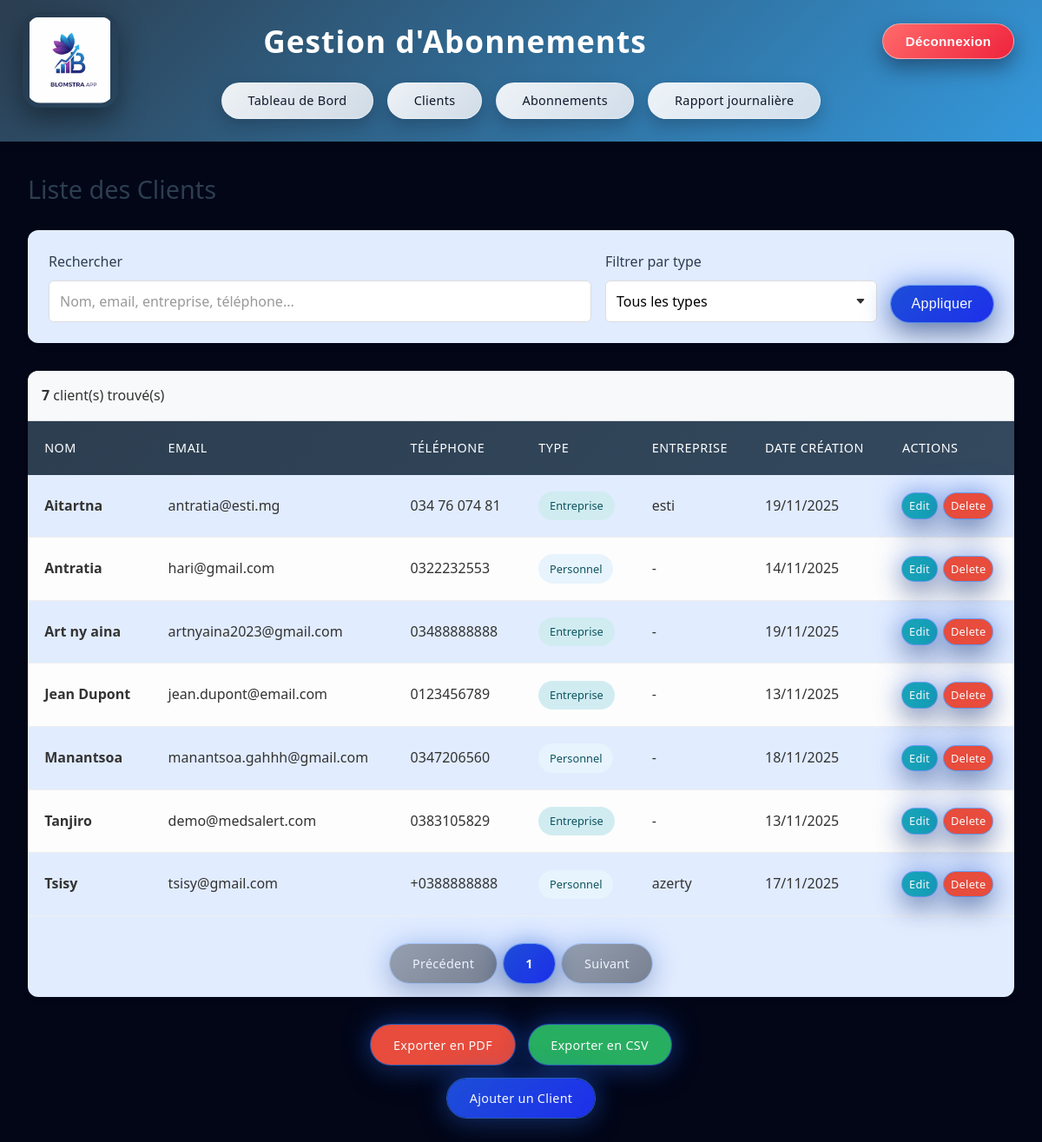
Screenshot of /clients/ (signed in) with the database file from the repository.
### subscriptions/models.py (models this page shows, shortened)
class Client(models.Model):
    TYPE_CHOICES = [
        ('personnel', 'Personnel'),
        ('entreprise', 'Entreprise'),
    ]
    user = models.OneToOneField(User, null=True, blank=True, on_delete=models.SET_NULL, related_name='client')
    nom = models.CharField(max_length=100)
    email = models.EmailField()
    telephone = models.CharField(max_length=20, blank=True)
    type_client = models.CharField(max_length=20, choices=TYPE_CHOICES)
    nom_entreprise = models.CharField(max_length=100, blank=True)
    adresse = models.TextField(blank=True)
    date_creation = models.DateTimeField(auto_now_add=True)
    date_modification = models.DateTimeField(auto_now=True)
    class Meta:
        verbose_name = "Client"
        verbose_name_plural = "Clients"

### subscriptions/views.py (the view, shortened to what this page needs)
# urls.py: path('clients/', login_required(views.client_list), name='client_list'),
@login_required
def client_list(request):
    clients_qs = Client.objects.all().order_by('nom')
    query = request.GET.get('q')
    type_filter = request.GET.get('type')
    if type_filter:
        clients_qs = clients_qs.filter(type_client=type_filter)
    paginator = Paginator(clients_qs, 20)  # 20 éléments par page
    page = request.GET.get('page')
    try:
        clients_page = paginator.page(page)
    except PageNotAnInteger:
        clients_page = paginator.page(1)
    except EmptyPage:
        clients_page = paginator.page(paginator.num_pages)
    params = request.GET.copy()
    if 'page' in params:
        params.pop('page')
    params = params.urlencode()
    context = {
        'clients': clients_page,
        'query': query or '',
        'type_filter': type_filter or '',
        'params': params,
    }
    return render(request, 'subscriptions/client_list.html', context)

### templates/subscriptions/client_list.html (shortened to what this page needs)
{% extends 'subscriptions/base.html' %}
{% block content %}
<h2>Liste des Clients</h2>
<div class="table-container" style="margin-bottom: 2rem; padding: 1.5rem;">
    <form method="get" style="display: grid; grid-template-columns: 2fr 1fr auto; gap: 1rem; align-items: end;">
        <div>
            <label for="search" style="display: block; margin-bottom: 0.5rem; font-weight: 500; color: #2c3e50;">
                Rechercher
            </label>
            <input
                type="text"
                name="q"
                id="search"
                value="{{ query }}"
                placeholder="Nom, email, entreprise, téléphone..."
                class="form-control"
            >
        </div>
        <div>
            <label for="type-filter" style="display: block; margin-bottom: 0.5rem; font-weight: 500; color: #2c3e50;">
                Filtrer par type
            </label>
            <select name="type" id="type-filter" class="form-control">
                <option value="">Tous les types</option>
            </select>
        </div>
        <div>
            <button type="submit" class="btn" style="margin-bottom: 0;">
                Appliquer
            </button>
        </div>
    </form>
</div>
{% if clients %}
<div class="table-container">
    <div style="padding: 1rem; background: #f8f9fa; border-bottom: 1px solid #dee2e6;">
        <strong>{{ clients.paginator.count }}</strong> client(s) trouvé(s)
    </div>
    <table>
        <thead>
            <tr>
                <th>Nom</th>
                <th>Email</th>
                <th>Téléphone</th>
                <th>Type</th>
                <th>Entreprise</th>
                <th>Date Création</th>
                <th>Actions</th>
            </tr>
        </thead>
        <tbody>
            {% for client in clients %}
            <tr>
                <td>
                    <strong>{{ client.nom }}</strong>
                </td>
                <td>{{ client.email }}</td>
                <td>{{ client.telephone|default:"-" }}</td>
                <td>
                    <span class="badge {% if client.type_client == 'entreprise' %}badge-entreprise{% else %}badge-personnel{% endif %}">
                        {{ client.get_type_client_display }}
                    </span>
                </td>
                <td>{{ client.nom_entreprise|default:"-" }}</td>
                <td>{{ client.date_creation|date:"d/m/Y" }}</td>
                <td>
                    <div style="display: flex; gap: 0.5rem; flex-wrap: wrap;">
                        <a href="{% url 'subscriptions:client_edit' client.pk %}"
                           class="btn"
                           style="padding: 0.25rem 0.5rem; font-size: 0.8rem; background: #17a2b8;">
                            Edit
                        </a>
                        <a href="{% url 'subscriptions:client_delete' client.pk %}"
                           class="btn btn-secondary"
                           style="padding: 0.25rem 0.5rem; font-size: 0.8rem; background: #e74c3c;">
                            Delete
                        </a>
                    </div>
                </td>
            </tr>
            {% endfor %}
        </tbody>
    </table>
    <div style="padding: 1rem; display:flex; justify-content:center; gap: 0.5rem; align-items:center; margin-top: 1rem;">
        {% if clients.has_previous %}
            <a href="?page={{ clients.previous_page_number }}{% if params %}&{{ params }}{% endif %}" class="btn btn-secondary">Précédent</a>
        {% else %}
            <span class="btn btn-secondary" style="opacity:0.5; cursor:default;">Précédent</span>
        {% endif %}
        {% for i in clients.paginator.page_range %}
            {% if clients.number == i %}
                <span class="btn" style="font-weight:700;">{{ i }}</span>
            {% else %}
                <a href="?page={{ i }}{% if params %}&{{ params }}{% endif %}" class="btn btn-secondary">{{ i }}</a>
            {% endif %}
        {% endfor %}
        {% if clients.has_next %}
            <a href="?page={{ clients.next_page_number }}{% if params %}&{{ params }}{% endif %}" class="btn btn-secondary">Suivant</a>
        {% else %}
            <span class="btn btn-secondary" style="opacity:0.5; cursor:default;">Suivant</span>
        {% endif %}
    </div>
</div>
{% endif %}
<div style="margin-top: 2rem; text-align: center;">
    <div style="display: flex; gap: 1rem; justify-content: center; flex-wrap: wrap; margin-bottom: 1rem;">
        <a href="{% url 'subscriptions:export_clients_pdf' %}" class="btn" style="background: #e74c3c;">
            Exporter en PDF
        </a>
        <a href="{% url 'subscriptions:export_clients_csv' %}" class="btn" style="background: #27ae60;">
            Exporter en CSV
        </a>
    </div>
    <a href="{% url 'subscriptions:client_create' %}" class="btn">
        Ajouter un Client
    </a>
</div>
{% endblock %}

### static/css/style.css (style rules this page uses)
* { margin: 0; padding: 0; box-sizing: border-box; }
body { font-family: 'Segoe UI', Tahoma, Geneva, Verdana, sans-serif; line-height: 1.6; color: #333; background-color: #020617; }
.table-container { background: #e1ecff; border-radius: 12px; overflow: hidden; box-shadow: 0 4px 6px rgba(0,0,0,0.1); margin-bottom: 2rem; }
table { width: 100%; border-collapse: collapse; }
thead { background: linear-gradient(135deg, #2c3e50, #34495e); }
th { padding: 1.2rem; text-align: left; color: white; font-weight: 500; text-transform: uppercase; font-size: 0.9rem; letter-spacing: 0.5px; }
tbody tr { border-bottom: 1px solid #eee; transition: background-color 0.2s ease; }
tbody tr:nth-child(even) { background-color: #fdfdfd; }
td { padding: 1.2rem; vertical-align: middle; }
.badge { padding: 0.4rem 0.8rem; border-radius: 20px; font-size: 0.8rem; font-weight: 500; display: inline-block; }
.btn { display: inline-block; background: linear-gradient(135deg, #1d4ed8, #1d2feB); color: #f9fafb; padding: 0.7rem 1.6rem; text-decoration: none; border-radius: 999px; transition: transform 0.18s ease, box-shadow 0.18s ease, background 0.18s ease, filter 0.18s ease; border: none; cursor: pointer; font-size: 0.9rem; font-weight: 500; letter-spacing: 0.02em; box-shadow: 0 0 0 1px rgba(59, 130, 246, 0.6), 0 14px 30px rgba(15, 23, 42, 0.35), 0 0 32px rgba(37, 99, 235, 0.6); }
.btn-secondary { background: linear-gradient(135deg, #4b5563, #111827); color: #f9fafb; border: none; }
h2 { color: #2c3e50; margin-bottom: 1.5rem; font-weight: 300; font-size: 1.8rem; }
.badge-personnel { background: #e8f4fd; color: #0c5460; }
.badge-entreprise { background: #d1ecf1; color: #0c5460; }
.form-control { width: 100%; padding: 0.75rem; border: 1px solid #ddd; border-radius: 6px; font-size: 1rem; transition: all 0.3s ease; background-color: white; font-family: inherit; }
input[type="text"].form-control, input[type="email"].form-control, input[type="tel"].form-control, input[type="number"].form-control, input[type="date"].form-control, select.form-control, textarea.form-control { width: 100%; padding: 0.75rem; border: 1px solid #ddd; border-radius: 6px; font-size: 1rem; transition: all 0.3s ease; background-color: white; }
.form-control::placeholder { color: #999; }
select.form-control { appearance: none; background-repeat: no-repeat; background-position: right 0.75rem center; background-size: 12px; padding-right: 2.5rem; }
form .btn { font-size: 1rem; padding: 0.75rem 1.5rem; }

### rows the page displays
Client: nom "Aitartna", email "antratia@esti.mg", telephone "034 76 074 81", type_client "Entreprise", nom_entreprise "esti", date_creation "19/11/2025"
Client: nom "Antratia", email "hari@gmail.com", telephone "0322232553", type_client "Personnel", nom_entreprise "-", date_creation "14/11/2025"
Client: nom "Art ny aina", email "artnyaina2023@gmail.com", telephone "03488888888", type_client "Entreprise", nom_entreprise "-", date_creation "19/11/2025"
Client: nom "Jean Dupont", email "jean.dupont@email.com", telephone "0123456789", type_client "Entreprise", nom_entreprise "-", date_creation "13/11/2025"
Client: nom "Manantsoa", email "manantsoa.gahhh@gmail.com", telephone "0347206560", type_client "Personnel", nom_entreprise "-", date_creation "18/11/2025"
Client: nom "Tanjiro", email "demo@medsalert.com", telephone "0383105829", type_client "Entreprise", nom_entreprise "-", date_creation "13/11/2025"
Client: nom "Tsisy", email "tsisy@gmail.com", telephone "+0388888888", type_client "Personnel", nom_entreprise "azerty", date_creation "17/11/2025"

### other values shown
{{ clients.paginator.count }} "7"
{{ i }} "1"
